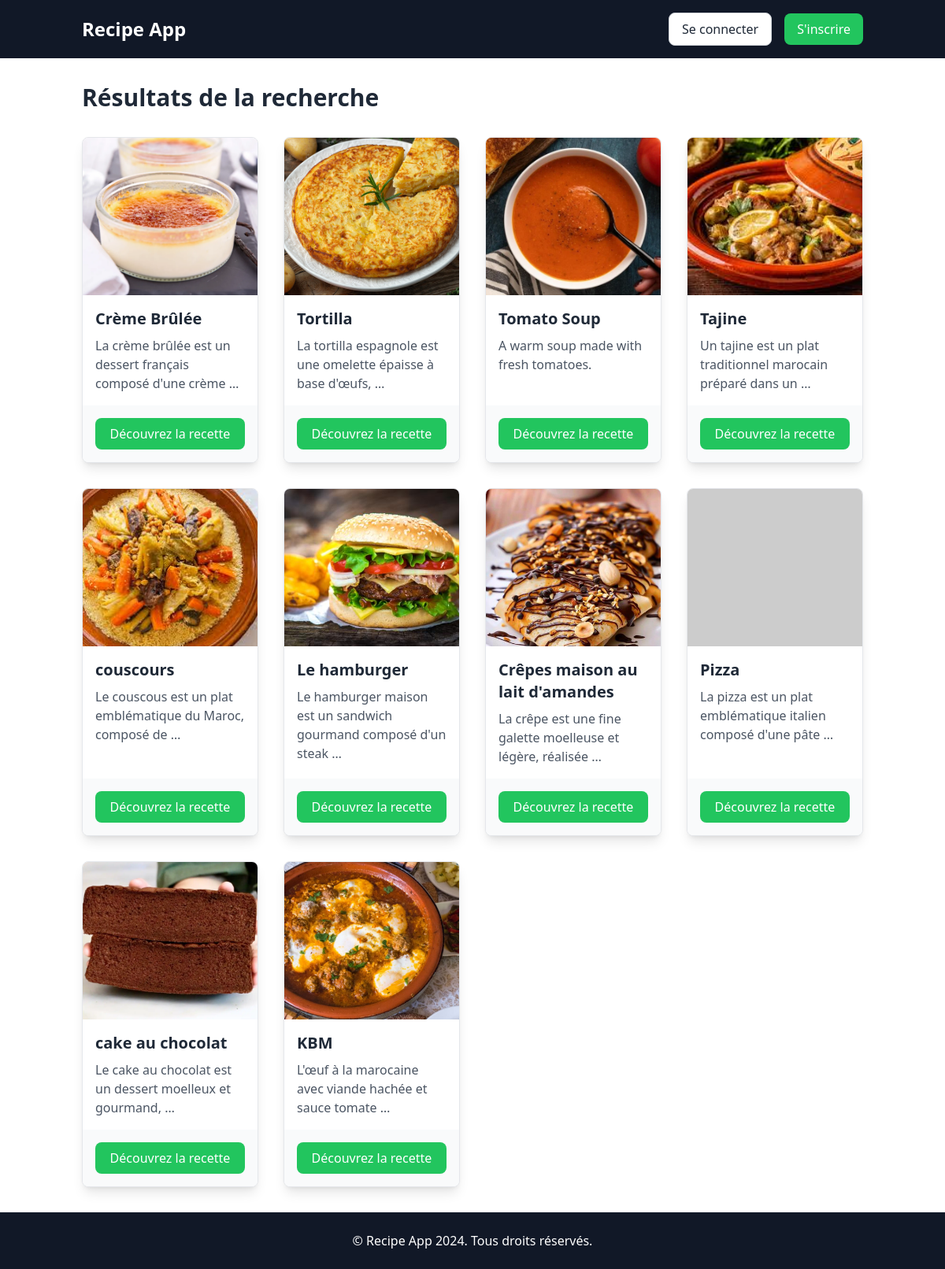
Page /recipes/chercher_recette/ on the committed database.
### recipes/models.py (models this page shows, shortened)
class Recipe(models.Model):
    title = models.CharField(max_length=200)  # Titre de la recette
    description = models.TextField()  # Description détaillée de la recette
    user = models.ForeignKey(User, on_delete=models.SET_NULL, null=True, blank=True)  # Utilisateur ayant créé la recette
    image = models.ImageField(upload_to='recipes_photos/', default="https://dummyimage.com/450x300/dee2e6/6c757d.jpg")  # Image de la recette

### recipes/views.py (the view)
# urls.py: path('chercher_recette/', recipes.views.chercher_recette, name='chercher_recette'),
def chercher_recette(request):
    q = request.GET.get('query', '')  # Obtenir le mot-clé de recherche depuis l'URL
    recherches = Recipe.objects.filter(title__icontains=q)  # Rechercher dans le champ "title"
    return render(request, "recipes/search_result.html", {'recherches': recherches})

### recipes/templates/recipes/search_result.html (shortened to what this page needs)
<!DOCTYPE html>
<html lang="fr">
<head>
    <script src="https://cdn.tailwindcss.com"></script>
</head>
<body class="min-h-screen flex flex-col">
    <nav class="bg-gray-900">
        <div class="container mx-auto px-4 py-4 flex justify-between items-center">
            <div class="flex items-center space-x-4">
                <a href="{% url 'recipes' %}" class="text-2xl font-bold text-white">Recipe App</a>
            </div>
            <div class="flex items-center space-x-4">
                {% if user.is_authenticated %}
                <p class="text-white">Bonjour, <span class="font-bold">{{ user.username }}</span></p>
                <a href="{% url 'profile' %}"
                    class="bg-green-500 text-white hover:bg-green-600 px-4 py-2 rounded-lg">Profile</a>
                {% else %}
                <a href="{% url 'login' %}"
                    class="bg-white text-gray-800 hover:bg-gray-100 px-4 py-2 rounded-lg border border-gray-300">Se
                    connecter</a>
                <a href="{% url 'signup' %}"
                    class="bg-green-500 text-white hover:bg-green-600 px-4 py-2 rounded-lg">S'inscrire</a>
                {% endif %}
            </div>
        </div>
    </nav>
    <section class="py-8 flex-grow">
        <div class="container mx-auto px-4">
            <h1 class="text-3xl font-semibold text-gray-800 mb-8">Résultats de la recherche</h1>
            {% if recherches %}
            <div class="grid grid-cols-1 md:grid-cols-2 lg:grid-cols-4 gap-8">
                {% for recette in recherches %}
                <div
                    class="bg-white border border-gray-200 rounded-lg shadow-lg overflow-hidden flex flex-col hover:scale-105 transform transition">
                    <div class="h-[200px] w-full">
                        <img src="../../../recipes_photos/{{ recette.image }}" class="h-full w-full object-cover"
                            onerror="this.onerror=null; this.src='https://dummyimage.com/450x300/dee2e6/6c757d.jpg';">
                    </div>
                    <div class="p-4 flex-grow">
                        <h2 class="text-xl font-semibold text-gray-800">{{ recette.title }}</h2>
                        <p class="text-gray-600 mt-2">{{ recette.description|truncatewords:10 }}</p>
                    </div>
                    <div class="p-4 bg-gray-50">
                        <a href="{% url 'recette_info' recette.id %}"
                            class="bg-green-500 text-white hover:bg-green-600 px-4 py-2 block text-center rounded-lg">
                            Découvrez la recette
                        </a>
                    </div>
                </div>
                {% endfor %}
            </div>
            {% else %}
            <p class="text-gray-600">Aucune recette trouvée pour votre recherche.</p>
            {% endif %}
        </div>
    </section>
    <footer class="bg-gray-900 py-6">
        <div class="container mx-auto text-center text-white">
            <p>&copy; Recipe App 2024. Tous droits réservés.</p>
        </div>
    </footer>
</body>
</html>

### rows in the picture
Recipe: image (picture), title "Crème Brûlée", description "La crème brûlée est un dessert français composé d'une crème …"
Recipe: image (picture), title "Tortilla", description "La tortilla espagnole est une omelette épaisse à base d'œufs, …"
Recipe: image (picture), title "Tomato Soup", description "A warm soup made with fresh tomatoes."
Recipe: image (picture), title "Tajine", description "Un tajine est un plat traditionnel marocain préparé dans un …"
Recipe: image (picture), title "couscours", description "Le couscous est un plat emblématique du Maroc, composé de …"
Recipe: image (picture), title "Le hamburger", description "Le hamburger maison est un sandwich gourmand composé d'un steak …"
Recipe: image (picture), title "Crêpes maison au lait d'amandes", description "La crêpe est une fine galette moelleuse et légère, réalisée …"
Recipe: title "Pizza", description "La pizza est un plat emblématique italien composé d'une pâte …"
Recipe: image (picture), title "cake au chocolat", description "Le cake au chocolat est un dessert moelleux et gourmand, …"
Recipe: image (picture), title "KBM", description "L'œuf à la marocaine avec viande hachée et sauce tomate …"
